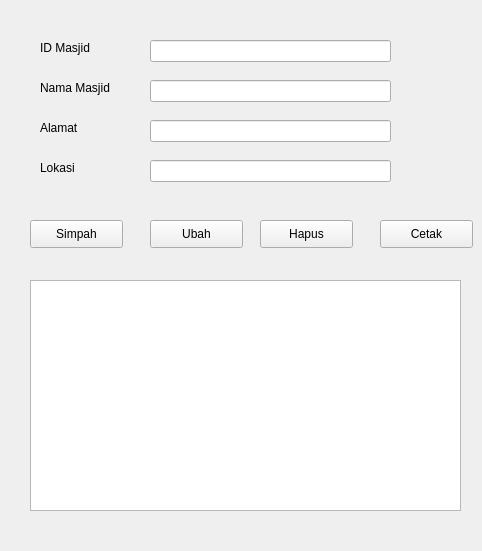
<?xml version="1.0" encoding="UTF-8"?>
<ui version="4.0">
 <class>Form</class>
 <widget class="QWidget" name="Form">
  <property name="geometry">
   <rect>
    <x>0</x>
    <y>0</y>
    <width>482</width>
    <height>551</height>
   </rect>
  </property>
  <property name="windowTitle">
   <string>Form</string>
  </property>
  <widget class="QLabel" name="label">
   <property name="geometry">
    <rect>
     <x>40</x>
     <y>40</y>
     <width>55</width>
     <height>16</height>
    </rect>
   </property>
   <property name="text">
    <string>ID Masjid</string>
   </property>
  </widget>
  <widget class="QLabel" name="label_2">
   <property name="geometry">
    <rect>
     <x>40</x>
     <y>80</y>
     <width>91</width>
     <height>16</height>
    </rect>
   </property>
   <property name="text">
    <string>Nama Masjid</string>
   </property>
  </widget>
  <widget class="QLabel" name="label_3">
   <property name="geometry">
    <rect>
     <x>40</x>
     <y>120</y>
     <width>55</width>
     <height>16</height>
    </rect>
   </property>
   <property name="text">
    <string>Alamat</string>
   </property>
  </widget>
  <widget class="QLabel" name="label_4">
   <property name="geometry">
    <rect>
     <x>40</x>
     <y>160</y>
     <width>55</width>
     <height>16</height>
    </rect>
   </property>
   <property name="text">
    <string>Lokasi</string>
   </property>
  </widget>
  <widget class="QLineEdit" name="editIDMasjid">
   <property name="geometry">
    <rect>
     <x>150</x>
     <y>40</y>
     <width>241</width>
     <height>22</height>
    </rect>
   </property>
  </widget>
  <widget class="QLineEdit" name="editnmMasjid">
   <property name="geometry">
    <rect>
     <x>150</x>
     <y>80</y>
     <width>241</width>
     <height>22</height>
    </rect>
   </property>
  </widget>
  <widget class="QLineEdit" name="editAlamat">
   <property name="geometry">
    <rect>
     <x>150</x>
     <y>120</y>
     <width>241</width>
     <height>22</height>
    </rect>
   </property>
  </widget>
  <widget class="QLineEdit" name="editLokasi">
   <property name="geometry">
    <rect>
     <x>150</x>
     <y>160</y>
     <width>241</width>
     <height>22</height>
    </rect>
   </property>
  </widget>
  <widget class="QPushButton" name="btnSimpan">
   <property name="geometry">
    <rect>
     <x>30</x>
     <y>220</y>
     <width>93</width>
     <height>28</height>
    </rect>
   </property>
   <property name="text">
    <string>Simpah</string>
   </property>
  </widget>
  <widget class="QPushButton" name="btnUbah">
   <property name="geometry">
    <rect>
     <x>150</x>
     <y>220</y>
     <width>93</width>
     <height>28</height>
    </rect>
   </property>
   <property name="text">
    <string>Ubah</string>
   </property>
  </widget>
  <widget class="QPushButton" name="btnHapus">
   <property name="geometry">
    <rect>
     <x>260</x>
     <y>220</y>
     <width>93</width>
     <height>28</height>
    </rect>
   </property>
   <property name="text">
    <string>Hapus</string>
   </property>
  </widget>
  <widget class="QPushButton" name="btnCetak">
   <property name="geometry">
    <rect>
     <x>380</x>
     <y>220</y>
     <width>93</width>
     <height>28</height>
    </rect>
   </property>
   <property name="text">
    <string>Cetak</string>
   </property>
  </widget>
  <widget class="QTableView" name="tableMasjid">
   <property name="geometry">
    <rect>
     <x>30</x>
     <y>280</y>
     <width>431</width>
     <height>231</height>
    </rect>
   </property>
  </widget>
 </widget>
 <resources/>
 <connections/>
</ui>
